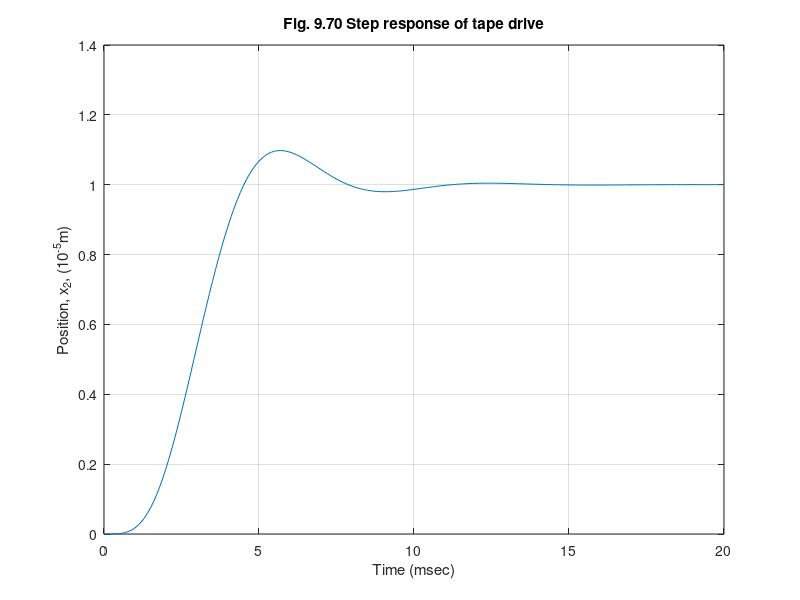

The MATLAB script that drew this image:
%  Figure 9.70      Feedback Control of Dynamic Systems, 4e
%                        Franklin, Powell, Emami
%
%  fig9_70.m  script to plot the step and ramp responses for the 
%  tape drive for the SRL design; x3 and tension
clf;
f =[0    2.0000         0         0         0;
   -0.1000   -0.3500    0.1000    0.1000    0.7500;
         0         0         0    2.0000         0;
    0.4000    0.4000   -0.4000   -1.4000         0;
         0   -0.0300         0         0   -1.0000];

g = [0;
     0;
     0;
     0;
     1];
h2 =[0     0     1     0     0];
ht=[-.2 -.2 .2 .2 0];
j = 0;
K=[.802 2.58 .489 .964 1.21];
L=[403.9; 50.6;13.1;38.6;1166.2];
ac=f-g*K-L*h2;
bc=L;
cc=K;
dc=0;
sysG=ss(f,g,h2,j);
sysD=ss(ac,bc,cc,dc);
[sysCL]=feedback(sysG,sysD)
% Inverse of closed-loop DC gain
N=1/(dcgain(sysCL));
t=0:0.1:20;
[y,t]=step(sysCL,t);
plot(t,N*y);
grid;
xlabel('Time (msec)');
ylabel('Position, x_2, (10^{-5}m)');
title('Fig. 9.70 Step response of tape drive');









